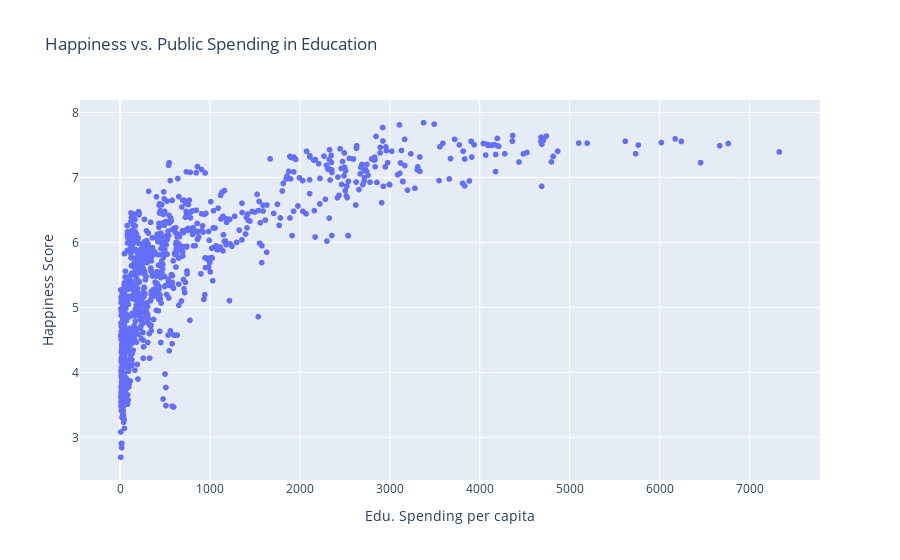

Notebook cell for this chart:
### Markdown cell above
## **4.1 Hypothesis 1**: correlation between public education spending and happiness growth

### Code cell
graph1 = px.scatter(
    all_df,
    x = 'Edu. Spending per capita',
    y = 'Happiness Score',
    title = 'Happiness vs. Public Spending in Education',
)

graph1.show()

### Figure 1 — Plotly figure (JSON) as saved in the notebook; plotly's stock layout.template omitted (floating-point values rounded to 4 significant figures; data arrays with more than 128 entries replaced by an {"elided": "..."} marker saying what was removed)
{"data": [{"hovertemplate": "Edu. Spending per capita=%{x}<br>Happiness Score=%{y}<extra></extra>", "legendgroup": "", "marker": {"color": "#636efa", "symbol": "circle"}, "mode": "markers", "name": "", "showlegend": false, "type": "scattergl", "x": {"elided": "1038 float values"}, "xaxis": "x", "y": {"elided": "1038 float values"}, "yaxis": "y"}], "layout": {"autosize": true, "legend": {"tracegroupgap": 0}, "title": {"text": "Happiness vs. Public Spending in Education"}, "xaxis": {"anchor": "y", "autorange": true, "domain": [0, 1], "range": [-436.9, 7774.0], "title": {"text": "Edu. Spending per capita"}, "type": "linear"}, "yaxis": {"anchor": "x", "autorange": true, "domain": [0, 1], "range": [2.268, 8.267], "title": {"text": "Happiness Score"}, "type": "linear"}}}
